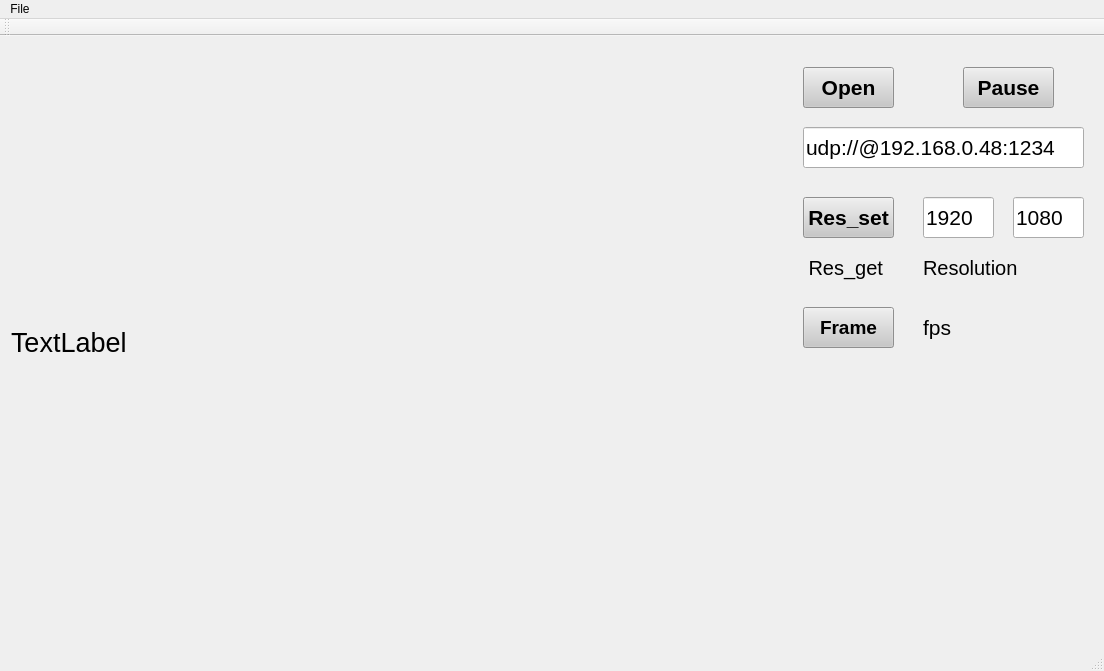
<?xml version="1.0" encoding="UTF-8"?>
<ui version="4.0">
 <class>MainWindow</class>
 <widget class="QMainWindow" name="MainWindow">
  <property name="geometry">
   <rect>
    <x>0</x>
    <y>0</y>
    <width>1104</width>
    <height>671</height>
   </rect>
  </property>
  <property name="windowTitle">
   <string>MainWindow</string>
  </property>
  <widget class="QWidget" name="centralWidget">
   <layout class="QHBoxLayout" name="horizontalLayout_2">
    <item>
     <layout class="QHBoxLayout" name="horizontalLayout">
      <item>
       <layout class="QVBoxLayout" name="verticalLayout_2">
        <item>
         <widget class="QLabel" name="label_screen">
          <property name="sizePolicy">
           <sizepolicy hsizetype="Ignored" vsizetype="Ignored">
            <horstretch>0</horstretch>
            <verstretch>0</verstretch>
           </sizepolicy>
          </property>
          <property name="font">
           <font>
            <pointsize>20</pointsize>
           </font>
          </property>
          <property name="text">
           <string>TextLabel</string>
          </property>
          <property name="scaledContents">
           <bool>false</bool>
          </property>
         </widget>
        </item>
       </layout>
      </item>
      <item>
       <widget class="QFrame" name="verticalFrame_2">
        <property name="enabled">
         <bool>true</bool>
        </property>
        <property name="maximumSize">
         <size>
          <width>300</width>
          <height>16777215</height>
         </size>
        </property>
        <widget class="QPushButton" name="pushButton_Open">
         <property name="geometry">
          <rect>
           <x>10</x>
           <y>20</y>
           <width>91</width>
           <height>41</height>
          </rect>
         </property>
         <property name="font">
          <font>
           <pointsize>16</pointsize>
           <weight>75</weight>
           <bold>true</bold>
          </font>
         </property>
         <property name="styleSheet">
          <string notr="true">background-color: rgb(200,200,200)</string>
         </property>
         <property name="text">
          <string>Open</string>
         </property>
        </widget>
        <widget class="QLabel" name="label_Resolution">
         <property name="geometry">
          <rect>
           <x>130</x>
           <y>200</y>
           <width>161</width>
           <height>41</height>
          </rect>
         </property>
         <property name="font">
          <font>
           <pointsize>15</pointsize>
          </font>
         </property>
         <property name="text">
          <string>Resolution</string>
         </property>
        </widget>
        <widget class="QPushButton" name="pushButton_Frame">
         <property name="geometry">
          <rect>
           <x>10</x>
           <y>260</y>
           <width>91</width>
           <height>41</height>
          </rect>
         </property>
         <property name="font">
          <font>
           <pointsize>14</pointsize>
           <weight>75</weight>
           <bold>true</bold>
          </font>
         </property>
         <property name="styleSheet">
          <string notr="true">background-color: rgb(200,200,200)</string>
         </property>
         <property name="text">
          <string>Frame</string>
         </property>
        </widget>
        <widget class="QLabel" name="label_framerate">
         <property name="geometry">
          <rect>
           <x>130</x>
           <y>260</y>
           <width>161</width>
           <height>41</height>
          </rect>
         </property>
         <property name="font">
          <font>
           <pointsize>16</pointsize>
          </font>
         </property>
         <property name="text">
          <string>fps</string>
         </property>
        </widget>
        <widget class="QLineEdit" name="lineEdit_camera_source">
         <property name="geometry">
          <rect>
           <x>10</x>
           <y>80</y>
           <width>281</width>
           <height>41</height>
          </rect>
         </property>
         <property name="font">
          <font>
           <pointsize>16</pointsize>
          </font>
         </property>
         <property name="text">
          <string>udp://@192.168.0.48:1234</string>
         </property>
        </widget>
        <widget class="QLineEdit" name="lineEdit_camera_width">
         <property name="geometry">
          <rect>
           <x>130</x>
           <y>150</y>
           <width>71</width>
           <height>41</height>
          </rect>
         </property>
         <property name="font">
          <font>
           <pointsize>16</pointsize>
          </font>
         </property>
         <property name="text">
          <string>1920</string>
         </property>
        </widget>
        <widget class="QLineEdit" name="lineEdit_camera_height">
         <property name="geometry">
          <rect>
           <x>220</x>
           <y>150</y>
           <width>71</width>
           <height>41</height>
          </rect>
         </property>
         <property name="font">
          <font>
           <pointsize>16</pointsize>
          </font>
         </property>
         <property name="text">
          <string>1080</string>
         </property>
        </widget>
        <widget class="QPushButton" name="pushButton_Pause">
         <property name="geometry">
          <rect>
           <x>170</x>
           <y>20</y>
           <width>91</width>
           <height>41</height>
          </rect>
         </property>
         <property name="font">
          <font>
           <pointsize>16</pointsize>
           <weight>75</weight>
           <bold>true</bold>
          </font>
         </property>
         <property name="styleSheet">
          <string notr="true">background-color: rgb(200,200,200)</string>
         </property>
         <property name="text">
          <string>Pause</string>
         </property>
        </widget>
        <widget class="QPushButton" name="pushButton_Res">
         <property name="geometry">
          <rect>
           <x>10</x>
           <y>150</y>
           <width>91</width>
           <height>41</height>
          </rect>
         </property>
         <property name="font">
          <font>
           <pointsize>16</pointsize>
           <weight>75</weight>
           <bold>true</bold>
          </font>
         </property>
         <property name="styleSheet">
          <string notr="true">background-color: rgb(200,200,200)</string>
         </property>
         <property name="text">
          <string>Res_set</string>
         </property>
        </widget>
        <widget class="QLabel" name="label_Resolution_2">
         <property name="geometry">
          <rect>
           <x>10</x>
           <y>200</y>
           <width>91</width>
           <height>41</height>
          </rect>
         </property>
         <property name="font">
          <font>
           <pointsize>15</pointsize>
          </font>
         </property>
         <property name="text">
          <string> Res_get</string>
         </property>
        </widget>
       </widget>
      </item>
     </layout>
    </item>
   </layout>
  </widget>
  <widget class="QMenuBar" name="menuBar">
   <property name="geometry">
    <rect>
     <x>0</x>
     <y>0</y>
     <width>1104</width>
     <height>21</height>
    </rect>
   </property>
   <widget class="QMenu" name="menuFile">
    <property name="title">
     <string>File</string>
    </property>
    <addaction name="actionExit"/>
   </widget>
   <addaction name="menuFile"/>
  </widget>
  <widget class="QToolBar" name="mainToolBar">
   <attribute name="toolBarArea">
    <enum>TopToolBarArea</enum>
   </attribute>
   <attribute name="toolBarBreak">
    <bool>false</bool>
   </attribute>
  </widget>
  <widget class="QStatusBar" name="statusBar"/>
  <action name="actionExit">
   <property name="text">
    <string>Exit</string>
   </property>
  </action>
 </widget>
 <layoutdefault spacing="6" margin="11"/>
 <resources/>
 <connections/>
</ui>
